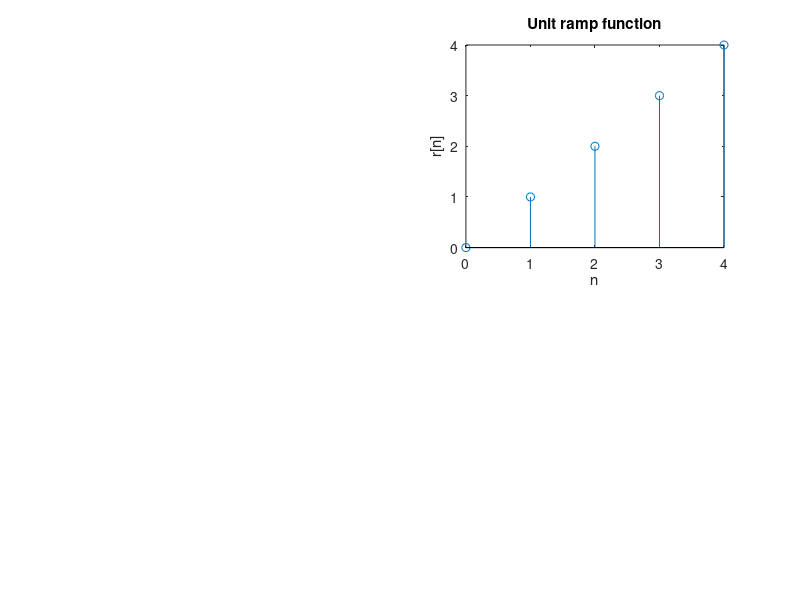

Reproduce this figure in MATLAB.
n = 4;
t = 0:1:n;
y2 = [ones(1,n+1)];
subplot(2,2,2);
stem(t,t);
ylabel('r[n]');
xlabel('n');
title('Unit ramp function');